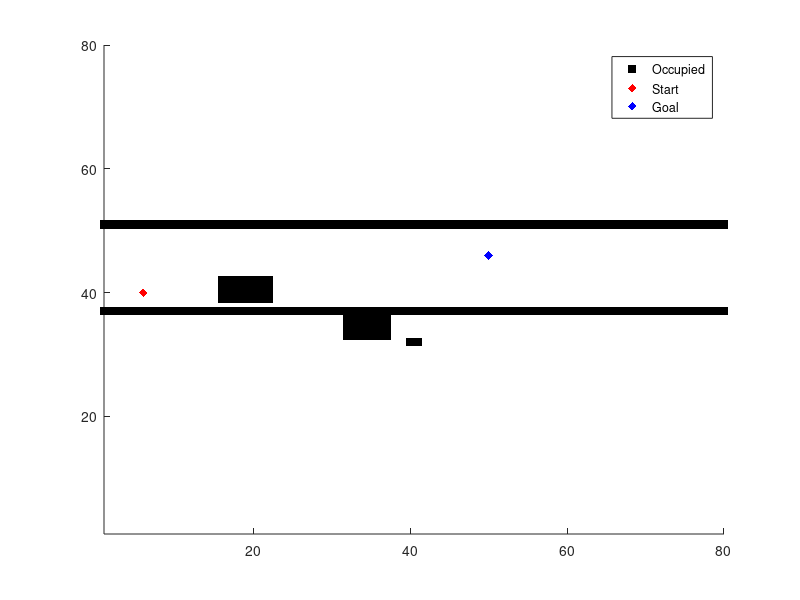
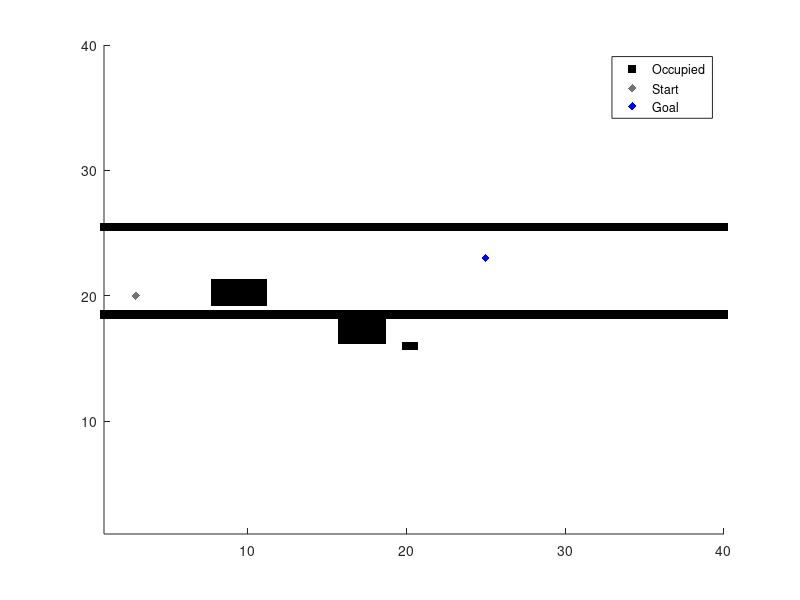

The MATLAB source for these figures, in order: (Note: this script raises an error after producing the figures.)
%--------------------------------------------------------------------------
%            Parthasarathy Nadarajan
%            CARISSMA & Technische Hochschule Ingolstadt (THI)
%            Path Planning using RRT and Predicted Occupancy Grids
%            Using three different acceleration profiles
%--------------------------------------------------------------------------
clc; clearvars; close all;

%% Define the configuration space
load('POG');

% Rotate the occupancy grid
% gridConverted = rot90(predictedOccupancyGrid, 3);
gridConverted = rot90(permute(POG, [2 3 1]), 3);
gridConverted(1,1,:) = 0;
% Plot the occupied cells
[a, b] = find(gridConverted(:,:,1) >0.0);
figure(1);
s1 = scatter(a, b, 'k', 's', 'filled'); hold on
axis([1 80 1 80])
figure(2);
s2 = scatter(a*0.5, b*0.5, 'k', 's', 'filled'); hold on
axis([1 40 1 40])
%% EGO vehicle data
EGO.xCG = 3; % m
EGO.yCG = 20; % m
EGO.vel = 9; % m/s
EGO.psi = 0; % degrees
EGO.ax = 0; % m/s^2
EGO.ay = 0; % m/s^2
EGO.lf = 2; % m
EGO.lr = 2; % m
EGO.w = 2; % m
EGO.steerMax = 4; % degrees

%% Parameters for RRT algorithm
param.RRTSampleTime = 0.1; % new node sampling interval
param.simulationSampleTime = 0.02; % simulation step
param.maxIter = 4000;
param.minThresh = 0.25; % minimum probability of occupancy
param.stopThresh = 3; % distance around the goal to stop simulation
param.plotGraph = false;
saveImage = true;

%% Define the start and goal point
% Prediction time
tPred = 2.75; % seconds

% Start point in terms of grid
p_start = [round(EGO.xCG/0.5), round(EGO.yCG/0.5)];
% Start point in terms of position
p_pos_start(1) = EGO.xCG;
p_pos_start(2) = EGO.yCG;

% EGO position after 2 seconds will be the goal position (without any change in the state)
distMoved = EGO.vel*tPred + 0.5*EGO.ax*tPred^2;
tx_pos = distMoved*cosd(EGO.psi);
ty_pos = distMoved*sind(EGO.psi);
p_pos_goal(1) = 25;
p_pos_goal(2) = 23;
% Goal point in terms of grid
p_goal = [round(p_pos_goal(1)/0.5), round(p_pos_goal(2)/0.5)];

% Plot the start and the goal point
figure(1)
scatter(p_start(1), p_start(2), 'r', 'filled', 'd');
scatter(p_goal(1), p_goal(2), 'b', 'filled', 'd');
legend('Occupied', 'Start', 'Goal');
legend('AutoUpdate', 'off')
figure(2);
scatter(p_pos_start(1), p_pos_start(2), [], [0.45 0.45 0.45], 'filled', 'd');
scatter(p_pos_goal(1), p_pos_goal(2), 'b', 'filled', 'd');
legend('Occupied', 'Start', 'Goal');
legend('AutoUpdate', 'off')

%% Initialise the tree
% RRT with constant velocity profile
rrtConstantVel = [];
rrtConstantVel = addNode(rrtConstantVel, p_start, p_pos_start, 0, EGO.psi, EGO.vel, 1, 0, 1); %0 - root node; 1 - simulationStep; 0 - min prob; 1 - terminal node;

% RRT with braking acceleration profile
rrtBraking = [];
rrtBraking = addNode(rrtBraking, p_start, p_pos_start, 0, EGO.psi, EGO.vel, 1, 0, 1); %0 - root node; 1 - simulationStep; 0 - min prob; 1 - terminal node;

% RRT with constant state profile
rrtConstantState = [];
rrtConstantState = addNode(rrtConstantState, p_start, p_pos_start, 0, EGO.psi, EGO.vel, 1, 0, 1); %0 - root node; 1 - simulationStep; 0 - min prob; 1 - terminal node;

%% Path planning
% Path planning with the constant state profile
tic
[rrtConstantState, iterConstantState] = pathPlanning(p_goal, p_pos_goal, gridConverted, rrtConstantState, EGO, param);
timeTakenCS = toc;

% Path planning with constant velocity profile
tic
EGO.ax = 0;
[rrtConstantVel, iterConstantVel] = pathPlanning(p_goal, p_pos_goal, gridConverted, rrtConstantVel, EGO, param);
timeTakenCV = toc;

% Path planning with braking profile
tic
EGO.ax = -2;
[rrtBraking, iterBraking] = pathPlanning(p_goal, p_pos_goal, gridConverted, rrtBraking, EGO, param);
timeTakenBr = toc;

%% Extracting the path from tree
% Constant state profile---------------------------------------------------
constantStatePath = extractPath(rrtConstantState, p_goal, 'y');

% Constant velocity profile------------------------------------------------
constantVelPath = extractPath(rrtConstantVel, p_goal, 'm');

% Braking profile----------------------------------------------------------
brakingPath = extractPath(rrtBraking, p_goal, 'c');

%% Plot the unsmoothed path
% Constant state profile---------------------------------------------------

if length(constantStatePath.sampleTime) < 20
    disp('Could not find valid path with constant state profile');
    maxProb(1) = Inf;
else
    maxProb(1) = max(constantStatePath.prob);
    fprintf('Time taken for the RRT algorithm to find a path using constant state profile is %d \n', timeTakenCS);
    fprintf('The number of iterations taken is %d \n', iterConstantState-1);
    saveDir = 'ConstantState';
    plotGraphWithOcc(constantStatePath, gridConverted, EGO, saveImage, saveDir, 'y')
    plotRRTNode(rrtConstantState, 'y')
end

% Constant Velocity profile------------------------------------------------
if length(constantVelPath.sampleTime) < 20
    disp('Could not find valid path with constant velocity profile');
    maxProb(2) = Inf;
else
    maxProb(2) = max(constantVelPath.prob);
    fprintf('Time taken for the RRT algorithm to find a path using constant velocity profile is %d \n', timeTakenCV);
    fprintf('The number of iterations taken is %d \n', iterConstantVel-1);
    saveDir = 'ConstantVelocity';
    plotGraphWithOcc(constantVelPath, gridConverted, EGO, saveImage, saveDir, 'm')
    plotRRTNode(rrtConstantVel, 'm')
end

% Braking profile----------------------------------------------------------
if length(brakingPath.sampleTime) < 20
    disp('Could not find valid path with braking profile');
    maxProb(3) = Inf;
else
    maxProb(3) = max(brakingPath.prob);
    fprintf('Time taken for the RRT algorithm to find a path using braking profile is %d \n', timeTakenBr);
    fprintf('The number of iterations taken is %d \n', iterBraking-1);
    saveDir = 'BrakeProfile';
    plotGraphWithOcc(brakingPath, gridConverted, EGO, saveImage, saveDir, 'c')
    plotRRTNode(rrtBraking, 'c')
end

%% Using the controller to follow the unsmoothed path
% Constant state profile
if length(constantStatePath.sampleTime) > 19
    utils.controller_modified(constantStatePath.pos(1,:), constantStatePath.pos(2,:), EGO.psi*3.14/180, constantStatePath.vel(1), constantStatePath.vel(end), EGO.ax, EGO.ay, param)
end
% Constant Velocity profile------------------------------------------------
if length(constantVelPath.sampleTime) > 19
    utils.controller_modified(constantVelPath.pos(1,:), constantVelPath.pos(2,:), EGO.psi*3.14/180, constantVelPath.vel(1), constantVelPath.vel(end), EGO.ax, EGO.ay, param)
end
% Braking profile----------------------------------------------------------
if length(brakingPath.sampleTime) > 19
    utils.controller_modified(brakingPath.pos(1,:), brakingPath.pos(2,:), EGO.psi*3.14/180, brakingPath.vel(1), brakingPath.vel(end), EGO.ax, EGO.ay, param)
end

%% Choosing the safest path
[val, id] = min(maxProb);
if id == 1
    disp('Safest path is constant state profile');
elseif id == 2
    disp('Safest path is constant velocity profile');
elseif id == 3
    disp('Safest path is braking profile');
elseif val == Inf
    disp('Could not find path, trigger AEB !');
end

%% Additional functions
% Function - Add node to the tree------------------------------------------
function rrt = addNode(rrt, p, p_pos, iPrev, p_angle, p_vel, sampleTime, min_prob, termNode)
node.p = p;
node.p_pos = p_pos;
node.iPrev = iPrev;
node.angPrev = p_angle;
node.vel = p_vel;
node.sampleTime = sampleTime;
node.terminalNode = termNode;
node.prob = min_prob;
if length(rrt) >= 1
    rrt(iPrev).node.terminalNode = 0;
end
rrt(end+1).node = node;
end

% Function - Path planning-------------------------------------------------
function [rrt, iter] = pathPlanning(p_goal, p_pos_goal, gridConverted, rrt, EGO, param)
iter = 1;
sampleTime = 1;

while iter <= param.maxIter
    
    % Choose a random point and sometime biased based on the goal
    if rem(iter, 10) == 0
        p_rand(1) = p_goal(1);
        p_rand(2) = p_goal(2);
    else
        p_rand(1) = randperm(79, 1);
        p_rand(2) = randperm(79, 1);
    end
    
    % Skip to next iteration if the vertex is not valid based on occupancy
    probOccupancy = gridConverted(p_rand(1), p_rand(2), sampleTime);
    if probOccupancy > param.minThresh
        iter = iter+1;
        continue
    end
    
    % Conversion from grid to position
    p_pos_rand(2) = p_rand(2)*0.5;
    p_pos_rand(1) = p_rand(1)*0.5;
    
    % Plot the selected random node
    if param.plotGraph
        [a, b] = find(gridConverted(:,:,sampleTime) >0.01);
        figure(1)
        plotObject(1) = scatter(p_rand(1), p_rand(2), 'ro');
        plotObject(2) = scatter(a, b, 'g', 's', 'filled');
        figure(2)
        plotObject(3) = scatter(p_pos_rand(1), p_pos_rand(2), 'g', 'filled');
        plotObject(4) = scatter(a*0.5, b*0.5, 'k', 's', 'filled');
    end
    
    
    % Select the nearest vertex to the chosen random vertex
    for i = 1:length(rrt)
        
        % Heuristic 1 - Calculate the distance between the vertices
        dist =sqrt((rrt(i).node.p(1) -p_rand(1))^2 + (rrt(i).node.p(2)-p_rand(2))^2);
        
        % Heuristic 2 - Angle deviation required
        p_angle = atan2d(p_pos_rand(2)-rrt(i).node.p(2)*0.5, p_pos_rand(1)-rrt(i).node.p(1)*0.5)+360*(p_pos_rand(2)-rrt(i).node.p(2)*0.5<0);
        l_angle = rrt(i).node.angPrev;
        
        if (p_angle >=0 && p_angle <=90 && l_angle >= 270 && l_angle <=360)
            angle_diff = p_angle + (360-l_angle);
        elseif (l_angle >=0 && l_angle <=90 && p_angle >= 270 && p_angle <=360)
            angle_diff = l_angle + (360-p_angle);
        else
            angle_diff = l_angle-p_angle;
        end
        
        % Cost
        cost = dist+abs(angle_diff)/360;
        if (i == 1) || (cost < mincost)
            mincost = cost;
            imin = i;
            l = rrt(imin).node.p;
            l_pos = rrt(imin).node.p_pos;
            min_l_angle = rrt(imin).node.angPrev;
            min_p_angle = p_angle;
            min_angle_diff = angle_diff;
            min_p_vel = rrt(imin).node.vel;
            sampleTime = rrt(imin).node.sampleTime;
        end
    end
    
    % Convert grid to position
    p_pos(2) = l_pos(2);
    p_pos(1) = l_pos(1);
    
    % Plot the selected nearest vertex
    if param.plotGraph
        figure(1)
        plotObject(5) = scatter(l(1), l(2), 'r*');
        figure(2)
        plotObject(6) = scatter(p_pos(1), p_pos(2), 'r*');
    end
    
    % Find a path from the selected nearest vertex to the chosen random vertex
    [col, p_step, p_pos_step, p_angle, p_vel, p_prob] = utils.InCollision_Edge(p_pos, p_pos_rand, min_l_angle, min_p_angle, min_p_vel, min_angle_diff, gridConverted, EGO, param, sampleTime);
    
    % Skip to next iteration if it is not valid edge
    if col == 1
        iter = iter+1;
        if param.plotGraph
            delete(plotObject);
        end
        continue
    end
    
    % Plot the selected nearest node
    if param.plotGraph
        figure(1);
        plotObject1(7) = scatter(p_step(1), p_step(2), 'k', 'filled');
        figure(2);
        plotObject1(8) = scatter(p_pos_step(1), p_pos_step(2), [], [1 165/255 0], 'filled');
    end
    
    % Increment the sample time by 1 when a valid vertex is found
    sampleTime = sampleTime+1;
    
    % Add the valid vertex to the tree
    rrt = addNode(rrt, p_step, p_pos_step, imin, p_angle, p_vel, sampleTime, p_prob, 1);
    
    % Calculating the distance to the goal
    dist = norm(p_pos_step-p_pos_goal);
    
    % Considering the distance to the goal
    if (dist <= param.stopThresh) || (iter >= param.maxIter) || (sampleTime == 20)
        break
    end
    iter = iter+1;
    if param.plotGraph
        delete(plotObject)
    end
end
end

% Function - Extracting the path from the RRT------------------------------
function Path = extractPath(rrt, p_goal, color)
i = length(rrt);
% Select the node that is closest to the goal as well as a terminal node
for j = 1:i
    dist = sqrt((rrt(j).node.p(1) -p_goal(1))^2 + (rrt(j).node.p(2)-p_goal(2))^2);
    if (j == 1) || (dist < mindist) && (rrt(j).node.terminalNode == 1) && (rrt(j).node.sampleTime == 20)
        mindist = dist;
        imin = j;
    end
end

% Plotting the final position
figure(1);
scatter(rrt(imin).node.p(1), rrt(imin).node.p(2), color, 'filled', 'd', 'LineWidth', 2);
figure(2);
scatter(rrt(imin).node.p_pos(1), rrt(imin).node.p_pos(2), color, 'filled', 'd', 'LineWidth', 2);

% Extracting the required information from the RRT
Path.grid = rrt(imin).node.p';
Path.pos = rrt(imin).node.p_pos';
Path.angle = rrt(imin).node.angPrev;
Path.sampleTime = rrt(imin).node.sampleTime;
Path.vel = rrt(imin).node.vel;
Path.prob = rrt(imin).node.prob;
j = imin;

while 1
    j = rrt(j).node.iPrev;
    if j == 0
        break
    end
    Path.grid = [rrt(j).node.p' Path.grid];
    Path.pos = [rrt(j).node.p_pos' Path.pos];
    Path.angle = [rrt(j).node.angPrev Path.angle];
    Path.sampleTime = [rrt(j).node.sampleTime Path.sampleTime];
    Path.vel = [rrt(j).node.vel Path.vel];
    Path.prob = [rrt(j).node.prob Path.prob];
end
end
% Function - Plotting the RRT Nodes----------------------------------------
function plotRRTNode(rrt, color)
for i = 1:length(rrt)
    figure(1);
    scatter(rrt(i).node.p(1), rrt(i).node.p(2), color, 'filled');
    figure(2);
    scatter(rrt(i).node.p(1)*0.5, rrt(i).node.p(2)*0.5, color, 'filled');
end
end

% Function - Plotting the unsmoothed path----------------------------------
function plotGraphWithOcc(Path, gridConverted, EGO, saveImage, saveDir, color)
for i = 2:length(Path.grid)
    figure(1);
    plot([Path.grid(1,i);Path.grid(1,i-1)],[Path.grid(2,i);Path.grid(2,i-1)], color, 'LineWidth',2);
    
    if saveImage
        figure(3);
        
        % Plot of the POG for the corresponding time instance
        [a, b] = find(gridConverted(:,:,Path.sampleTime(i)) >0.0);
        for j = 1:length(a)
            s2 = scatter(a(j)*0.5, b(j)*0.5, 36, gridConverted(a(j), b(j), Path.sampleTime(i)), 'filled', 's', 'LineWidth', 2); hold on
        end
        % Plot of the selected point
        scatter(Path.pos(1,i),Path.pos(2,i),'ko', 'filled');
    end
    figure(2);
    plot([Path.pos(1,i);Path.pos(1,i-1)],[Path.pos(2,i);Path.pos(2,i-1)], color ,'LineWidth',2);
    
    % Plotting the vehicle
    if saveImage
        ex=cosd(Path.angle(i));
        ey=sind(Path.angle(i));
        exOrtho=ex*cos(pi/2)+ey*sin(pi/2);
        eyOrtho=-ex*sin(pi/2)+ey*cos(pi/2);
        P_plot(1)=Path.pos(1,i)+ex*(EGO.lf)+EGO.w/2*exOrtho;
        P_plot(2)=Path.pos(2,i)+ey*(EGO.lf)+EGO.w/2*eyOrtho;
        P_plot(3)=Path.pos(1,i)+ex*(EGO.lf)-EGO.w/2*exOrtho;
        P_plot(4)=Path.pos(2,i)+ey*(EGO.lf)-EGO.w/2*eyOrtho;
        P_plot(5)=Path.pos(1,i)-ex*(EGO.lr)+EGO.w/2*exOrtho;
        P_plot(6)=Path.pos(2,i)-ey*(EGO.lr)+EGO.w/2*eyOrtho;
        P_plot(7)=Path.pos(1,i)-ex*(EGO.lr)-EGO.w/2*exOrtho;
        P_plot(8)=Path.pos(2,i)-ey*(EGO.lr)-EGO.w/2*eyOrtho;
        figure(3);
        %p(1) = plot([P_plot(1) P_plot(3)], [P_plot(2) P_plot(4)], 'Color', 'b', 'LineWidth', 2);
        %p(2) = plot([P_plot(1) P_plot(5)], [P_plot(2) P_plot(6)], 'Color', 'b');
        %p(3) = plot([P_plot(3) P_plot(7)], [P_plot(4) P_plot(8)], 'Color', 'b');
        %p(4) = plot([P_plot(7) P_plot(5)], [P_plot(8) P_plot(6)], 'Color', 'b');
        p = fill([P_plot(1) P_plot(3) P_plot(7) P_plot(5)], [P_plot(2) P_plot(4) P_plot(8) P_plot(6)], 'r');
        for j = 2:i
            plot([Path.pos(1,j-1) Path.pos(1,j)], [Path.pos(2,j-1) Path.pos(2,j)], 'b');
            scatter(Path.pos(1,j), Path.pos(2,j), 'filled', 'k');
        end
        axis([1 40 1 40])
        axis off
        mkdir(saveDir)
        h = figure(3);
        set(h,'Units','Inches');
        pos = get(h,'Position');
        set(h,'PaperPositionMode','Auto','PaperUnits','Inches','PaperSize',[pos(3), pos(4)])
        saveName = num2str(i);
        fileName = fullfile(saveDir, saveName);
        print(gcf, fileName, '-dpdf', '-r600')
        delete(p);
        delete(s2);
        close(figure(3))
    end
end
end
